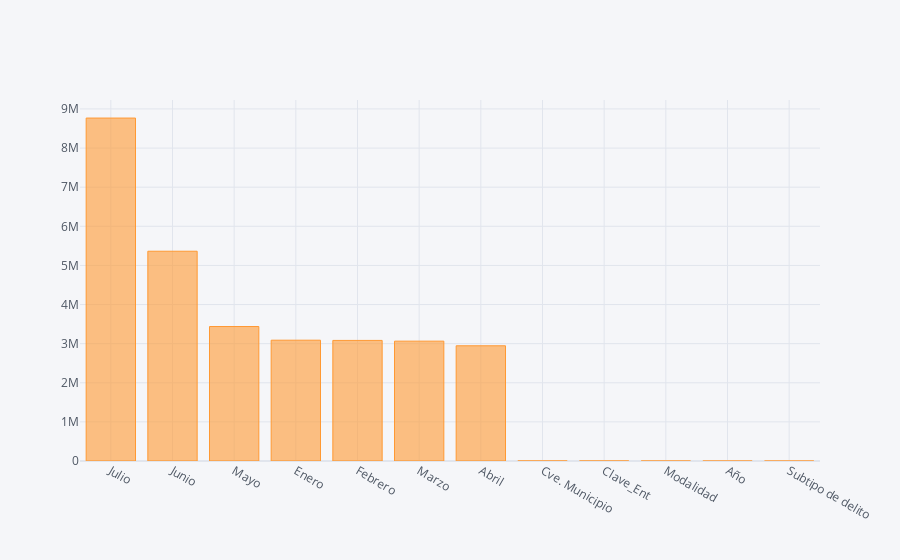

The notebook cell saved with this chart:
### Code cell
pd.DataFrame(zip(var_3,sk.scores_),columns=['var','score']).set_index('var').sort_values(by='score',
                                  ascending=False).iplot(kind='bar',color='orange')

### Figure 1 — Plotly figure (JSON) as saved in the notebook; plotly's stock layout.template omitted (floating-point values rounded to 4 significant figures)
{"data": [{"marker": {"color": "rgba(255, 153, 51, 0.6)", "line": {"color": "rgba(255, 153, 51, 1.0)", "width": 1}}, "name": "score", "orientation": "v", "text": "", "type": "bar", "x": ["Julio", "Junio", "Mayo", "Enero", "Febrero", "Marzo", "Abril", "Cve. Municipio", "Clave_Ent", "Modalidad", "Año", "Subtipo de delito"], "y": [8767000.0, 5363000.0, 3438000.0, 3088000.0, 3083000.0, 3064000.0, 2945000.0, 1669.0, 1633.0, 804.0, 90.9, 1.933]}], "layout": {"legend": {"bgcolor": "#F5F6F9", "font": {"color": "#4D5663"}}, "paper_bgcolor": "#F5F6F9", "plot_bgcolor": "#F5F6F9", "title": {"font": {"color": "#4D5663"}}, "xaxis": {"gridcolor": "#E1E5ED", "showgrid": true, "tickfont": {"color": "#4D5663"}, "title": {"font": {"color": "#4D5663"}, "text": ""}, "zerolinecolor": "#E1E5ED"}, "yaxis": {"gridcolor": "#E1E5ED", "showgrid": true, "tickfont": {"color": "#4D5663"}, "title": {"font": {"color": "#4D5663"}, "text": ""}, "zerolinecolor": "#E1E5ED"}}}
